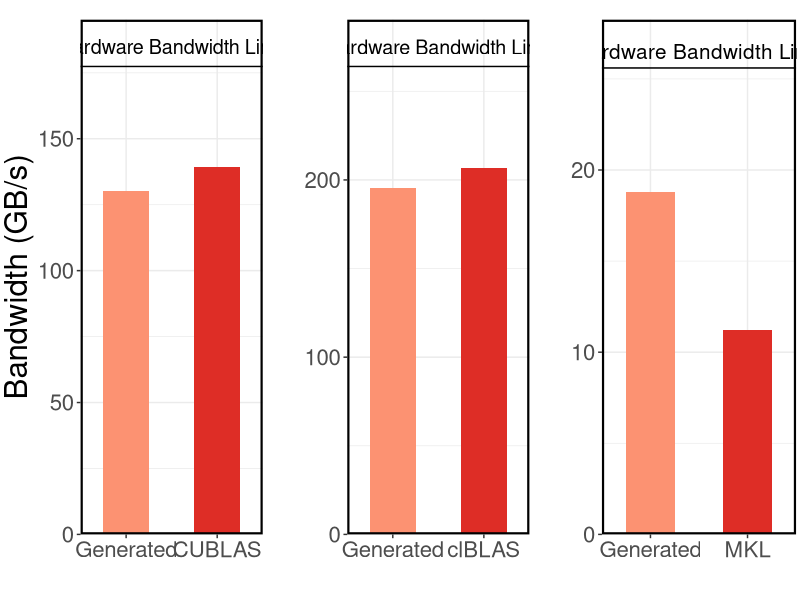
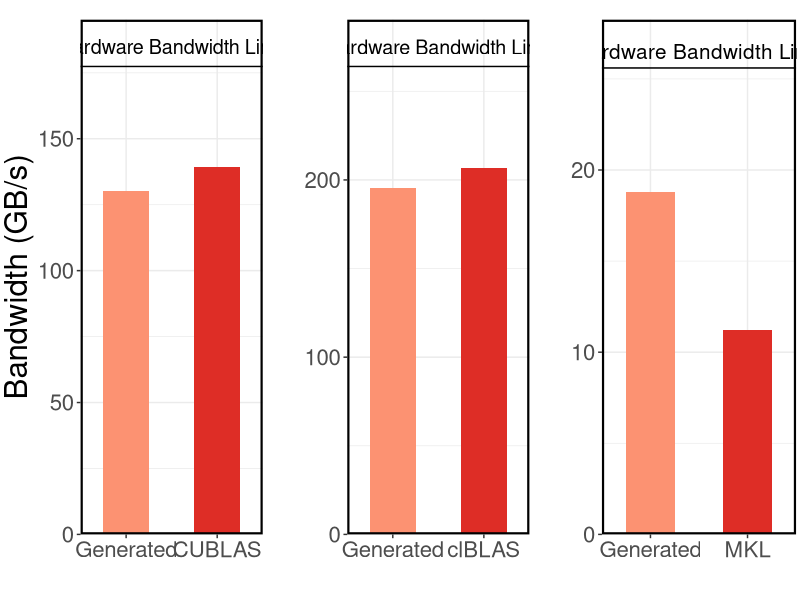

Write R code to recreate these figures, in order.
require('ggplot2')
require('grid')
require('reshape2')



# Multiple plot function
#
# ggplot objects can be passed in ..., or to plotlist (as a list of ggplot objects)
# - cols:   Number of columns in layout
# - layout: A matrix specifying the layout. If present, 'cols' is ignored.
#
# If the layout is something like matrix(c(1,2,3,3), nrow=2, byrow=TRUE),
# then plot 1 will go in the upper left, 2 will go in the upper right, and
# 3 will go all the way across the bottom.
#
multiplot <- function(..., plotlist=NULL, file, cols=1, layout=NULL) {
  library(grid)
  
  # Make a list from the ... arguments and plotlist
  plots <- c(list(...), plotlist)
  
  numPlots = length(plots)
  
  # If layout is NULL, then use 'cols' to determine layout
  if (is.null(layout)) {
    # Make the panel
    # ncol: Number of columns of plots
    # nrow: Number of rows needed, calculated from # of cols
    layout <- matrix(seq(1, cols * ceiling(numPlots/cols)),
                     ncol = cols, nrow = ceiling(numPlots/cols))
  }
  
  if (numPlots==1) {
    print(plots[[1]])
    
  } else {
    # Set up the page
    grid.newpage()
    pushViewport(viewport(layout = grid.layout(nrow(layout), ncol(layout))))
    
    # Make each plot, in the correct location
    for (i in 1:numPlots) {
      # Get the i,j matrix positions of the regions that contain this subplot
      matchidx <- as.data.frame(which(layout == i, arr.ind = TRUE))
      
      print(plots[[i]], vp = viewport(layout.pos.row = matchidx$row,
                                      layout.pos.col = matchidx$col))
    }
  }
}

strwr <- function(str) gsub("\\|", "\n", str)

data <- read.csv("automatic_runtime.csv", sep=";", comment.char="#", header=TRUE, row.names=NULL)
#data$Version <- factor(data$Version, levels = c("Listing 5.2", "|Figure 6.1a", "Listing 5.4", "|Figure 6.1b", "Listing 5.7", "|Figure 6.1c", "Thrust", "|CUBLAS"))

rownumbers <- as.integer(row.names(data))

# ====Default settins====
theme <- theme_bw() +
  theme(text = element_text(size = 20),
        axis.title = element_text(size = rel(1.125), vjust = 1),
        panel.border = element_rect(linetype = "solid", colour = "black", size = 1.5),
        plot.margin = unit(c(0.5,0.1,0.1,0.1), 'cm'),
        legend.position="none",
        legend.title = element_blank(),
        strip.background = element_rect(colour = "black", fill = "white", size = 1.5))

labs <- labs(x = "", y = "Bandwidth (GB/s)")

nvidia <- data[data$Platform == "Nvidia",]
nvidia$Version <- factor(nvidia$Version, levels = c("Generated", "CUBLAS"))
nvidiaPlot <- ggplot(nvidia, aes(x = Version, y = value, fill=Version)) +
  geom_bar(position="dodge", stat = "identity", width=.5) +
  scale_y_continuous(expand = c(0,0), limits = c(0,195.14)) +
  geom_hline(yintercept=177.4) +
  annotate("text", x = 1.5, y = 185, label = "Hardware Bandwidth Limit", size = 5) +
  scale_x_discrete(expand=c(0,0.5)) +
  scale_fill_manual(values=c("#fc9272", "#de2d26")) +
  theme + labs

amd <- data[data$Platform == "AMD",]
amd$Version <- factor(amd$Version, levels = c("Generated", "clBLAS"))
amdPlot <- ggplot(amd, aes(x = Version, y = value, fill=Version)) +
  geom_bar(position="dodge", stat = "identity", width=.5) +
  scale_y_continuous(expand = c(0,0), limits = c(0,290.4)) +
  geom_hline(yintercept=264) +
  annotate("text", x = 1.5, y = 275, label = "Hardware Bandwidth Limit", size = 5) +
  scale_x_discrete(expand=c(0,0.5)) +
  scale_fill_manual(values=c("#fc9272", "#de2d26")) +
  theme + labs(x = "", y = "")

intel <- data[data$Platform == "Intel",]
intel$Version <- factor(intel$Version, levels = c("Generated", "MKL"))
intelPlot <- ggplot(intel, aes(x = Version, y = value, fill=Version)) +
  geom_bar(position="dodge", stat = "identity", width=.5) +
  scale_y_continuous(expand = c(0,0), limits = c(0,28.25)) +
  geom_hline(yintercept=25.6) +
  annotate("text", x = 1.5, y = 26.5, label = "Hardware Bandwidth Limit", size = 5.25) +
  scale_x_discrete(expand=c(0,0.5)) +
  scale_fill_manual(values=c("#fc9272", "#de2d26")) +
  theme + labs(x = "", y = "")

# save plot to file
pdf("reduce_automatic_runtime.pdf", width = 10, height = 5.5)

multiplot(nvidiaPlot, amdPlot, intelPlot, cols=3)
dev.off()
multiplot(nvidiaPlot, amdPlot, intelPlot, cols=3)
